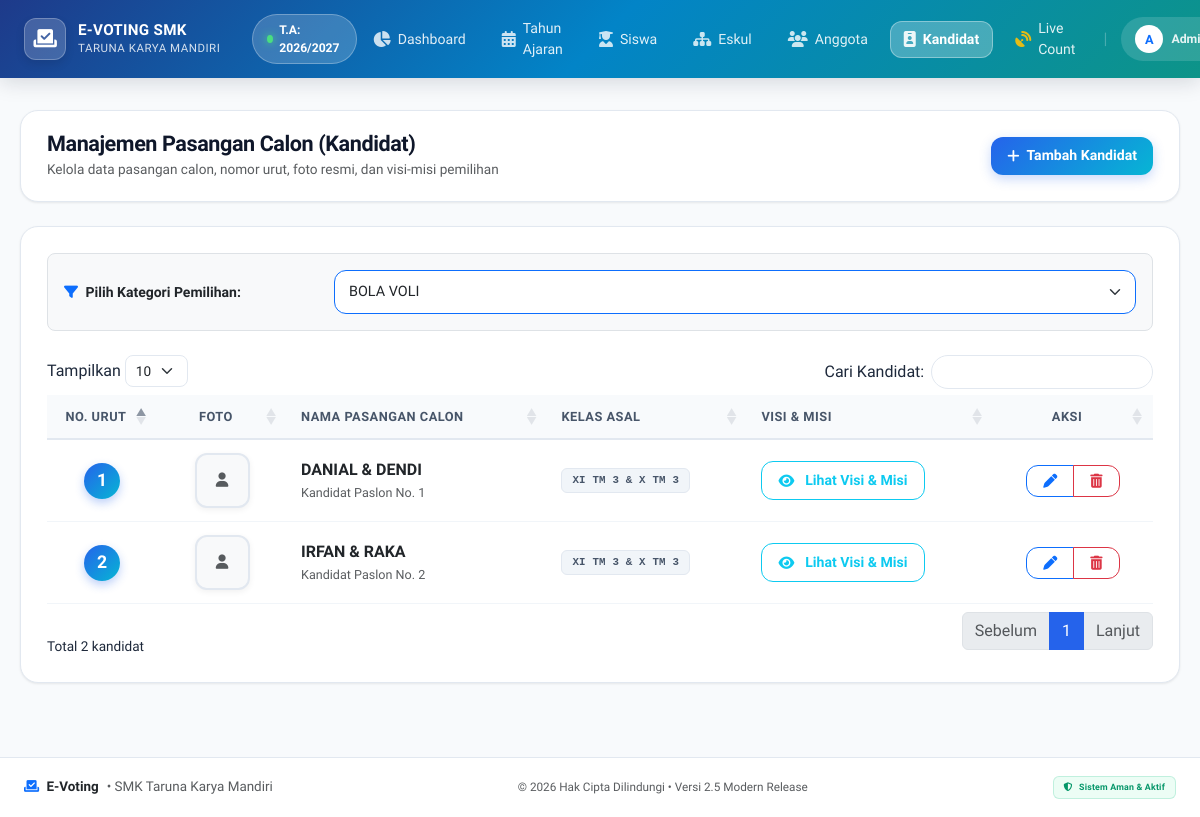
The page /admin/kandidat.php (signed in) on the database its author committed.
### tables this page shows
CREATE TABLE `periode` (
  `id_periode` int(11) NOT NULL AUTO_INCREMENT,
  `nama_periode` varchar(50) NOT NULL,
  `status_aktif` tinyint(1) DEFAULT 1,
  PRIMARY KEY (`id_periode`)
);

CREATE TABLE `kandidat` (
  `id_kandidat` int(11) NOT NULL AUTO_INCREMENT,
  `id_eskul` int(11) DEFAULT NULL,
  `no_urut` int(11) NOT NULL,
  `nama_paslon` varchar(150) NOT NULL,
  `kelas_paslon` varchar(100) NOT NULL,
  `visi_misi` text DEFAULT NULL,
  `foto` varchar(255) DEFAULT NULL,
  `status_aktif` tinyint(1) DEFAULT 1,
  PRIMARY KEY (`id_kandidat`),
  KEY `id_eskul` (`id_eskul`),
  CONSTRAINT `kandidat_ibfk_1` FOREIGN KEY (`id_eskul`) REFERENCES `eskul` (`id_eskul`) ON DELETE CASCADE
);

### admin/kandidat.php (the view, shortened to what this page needs)
<?php
require '../config/koneksi.php';
$stmt_eskul = $pdo->query("SELECT id_eskul, nama_eskul FROM eskul WHERE status_aktif = 1 ORDER BY nama_eskul ASC");
$daftar_eskul = $stmt_eskul->fetchAll();
$id_eskul_pilih = isset($_GET['id_eskul']) ? $_GET['id_eskul'] : (count($daftar_eskul) > 0 ? $daftar_eskul[0]['id_eskul'] : null);
$data_kandidat = [];
if ($id_eskul_pilih) {
    $stmt_kandidat = $pdo->prepare("SELECT * FROM kandidat WHERE id_eskul = ? AND status_aktif = 1 ORDER BY no_urut ASC");
    $stmt_kandidat->execute([$id_eskul_pilih]);
    $data_kandidat = $stmt_kandidat->fetchAll();
}
?>
<!DOCTYPE html>
<html lang="id">
<head>
    <link href="https://cdn.jsdelivr.net/npm/bootstrap@5.3.0/dist/css/bootstrap.min.css" rel="stylesheet">
    <link href="https://cdn.datatables.net/1.13.6/css/dataTables.bootstrap5.min.css" rel="stylesheet">
    <link rel="stylesheet" href="https://cdnjs.cloudflare.com/ajax/libs/font-awesome/6.4.0/css/all.min.css">
    <link rel="stylesheet" href="assets/css/style.css">
</head>
<body>
    <?php include 'sidebar.php'; ?>
    <div class="content">
        <div class="top-header">
            <div>
                <h4>Manajemen Pasangan Calon (Kandidat)</h4>
                <small class="text-muted">Kelola data pasangan calon, nomor urut, foto resmi, dan visi-misi pemilihan</small>
            </div>
            <?php if ($id_eskul_pilih): ?>
                <button class="btn btn-primary" data-bs-toggle="modal" data-bs-target="#modalTambah">
                    <i class="fas fa-plus"></i> Tambah Kandidat
                </button>
            <?php endif; ?>
        </div>
        <?php if (count($daftar_eskul) == 0): ?>
            <div class="alert alert-warning py-3 rounded-3 shadow-sm">
                <i class="fas fa-exclamation-triangle me-2"></i> Belum ada data ekstrakurikuler yang terdaftar. Buat ekstrakurikuler terlebih dahulu di menu <b>Eskul</b>.
            </div>
        <?php else: ?>
            <div class="card-modern">
                <form method="GET" action="" class="mb-4 p-3 bg-light rounded-3 border">
                    <div class="row align-items-center g-2">
                        <div class="col-md-3">
                            <label class="fw-bold text-dark small m-0"><i class="fas fa-filter text-primary me-1"></i> Pilih Kategori Pemilihan:</label>
                        </div>
                        <div class="col-md-9">
                            <select name="id_eskul" class="form-select border-primary" onchange="this.form.submit()">
                                <?php foreach ($daftar_eskul as $e): ?>
                                    <option value="<?= $e['id_eskul']; ?>" <?= ($e['id_eskul'] == $id_eskul_pilih) ? 'selected' : ''; ?>>
                                        <?= htmlspecialchars($e['nama_eskul']); ?>
                                    </option>
                                <?php endforeach; ?>
                            </select>
                        </div>
                    </div>
                </form>
                <div class="table-responsive">
                    <table class="table table-hover align-middle w-100" id="tabelKandidat">
                        <thead>
                            <tr>
                                <th class="text-center" style="width: 70px;">No. Urut</th>
                                <th class="text-center" style="width: 90px;">Foto</th>
                                <th>Nama Pasangan Calon</th>
                                <th style="width: 160px;">Kelas Asal</th>
                                <th>Visi & Misi</th>
                                <th class="text-center" style="width: 120px;">Aksi</th>
                            </tr>
                        </thead>
                        <tbody>
                            <?php if (count($data_kandidat) > 0): ?>
                                <?php foreach ($data_kandidat as $row): ?>
                                    <tr>
                                        <td class="text-center">
                                            <span class="badge-no-urut"><?= $row['no_urut']; ?></span>
                                        </td>
                                        <td class="text-center">
                                            <?php if (!empty($row['foto']) && file_exists('../uploads/' . $row['foto'])): ?>
                                                <img src="../uploads/<?= htmlspecialchars($row['foto']); ?>" alt="Foto" class="foto-kandidat-thumb">
                                            <?php else: ?>
                                                <div class="foto-kandidat-thumb d-inline-flex align-items-center justify-content-center bg-light text-muted">
                                                    <i class="fas fa-user"></i>
                                                </div>
                                            <?php endif; ?>
                                        </td>
                                        <td>
                                            <div class="fw-bold text-dark fs-6"><?= htmlspecialchars($row['nama_paslon']); ?></div>
                                            <small class="text-muted">Kandidat Paslon No. <?= $row['no_urut']; ?></small>
                                        </td>
                                        <td>
                                            <span class="badge badge-soft-secondary font-monospace"><?= htmlspecialchars($row['kelas_paslon']); ?></span>
                                        </td>
                                        <td>
                                            <button type="button" class="btn btn-sm btn-outline-info" data-bs-toggle="modal" data-bs-target="#modalLihatVisi<?= $row['id_kandidat']; ?>">
                                                <i class="fas fa-eye me-1"></i> Lihat Visi & Misi
                                            </button>
                                        </td>
                                        <td class="text-center">
                                            <div class="btn-group btn-group-sm">
                                                <button class="btn btn-outline-primary" data-bs-toggle="modal" data-bs-target="#modalEdit<?= $row['id_kandidat']; ?>" title="Edit">
                                                    <i class="fas fa-pen"></i>
                                                </button>
                                                <button class="btn btn-outline-danger" data-bs-toggle="modal" data-bs-target="#modalHapus<?= $row['id_kandidat']; ?>" title="Hapus">
                                                    <i class="fas fa-trash-alt"></i>
                                                </button>
                                            </div>
                                        </td>
                                    </tr>
                                <?php endforeach; ?>
                            <?php endif; ?>
                        </tbody>
                    </table>
                </div>
            </div>
        <?php endif; ?>
    </div>
    <?php include 'footer.php'; ?>
</body>
</html>

### admin/sidebar.php (shortened to what this page needs)
<?php
$current_page = basename($_SERVER['PHP_SELF']);
$periode_nav_text = "Belum Ada Periode";
if (isset($pdo)) {
    try {
        $stmt_nav_p = $pdo->query("SELECT nama_periode FROM periode WHERE status_aktif = 1 LIMIT 1");
        $row_p = $stmt_nav_p->fetchColumn();
        if ($row_p) {
            $periode_nav_text = $row_p;
        }
    } catch(Exception $e) {
    }
}
?>
<link rel="stylesheet" href="assets/css/style.css">
<nav class="navbar navbar-expand-xl navbar-custom fixed-top">
    <div class="container-fluid px-3 px-lg-4">
        <a class="navbar-brand" href="index.php">
            <div class="brand-icon-box">
                <i class="fas fa-vote-yea"></i>
            </div>
            <div>
                <div class="brand-title">E-VOTING SMK</div>
                <div class="brand-subtitle">TARUNA KARYA MANDIRI</div>
            </div>
        </a>
        <div class="d-none d-md-flex align-items-center ms-3">
            <span class="badge-periode-nav">
                <span class="pulse-dot"></span>
                <span>T.A: <?= htmlspecialchars($periode_nav_text); ?></span>
            </span>
        </div>
        <div class="collapse navbar-collapse justify-content-end" id="navbarNav">
            <ul class="navbar-nav align-items-center my-3 my-xl-0 gap-1">
                <li class="nav-item">
                    <a class="nav-link <?= $current_page == 'index.php' ? 'active' : ''; ?>" href="index.php">
                        <i class="fas fa-chart-pie"></i>
                        <span>Dashboard</span>
                    </a>
                </li>
                <li class="nav-item">
                    <a class="nav-link <?= $current_page == 'periode.php' ? 'active' : ''; ?>" href="periode.php">
                        <i class="fas fa-calendar-alt"></i>
                        <span>Tahun Ajaran</span>
                    </a>
                </li>
                <li class="nav-item">
                    <a class="nav-link <?= $current_page == 'siswa.php' ? 'active' : ''; ?>" href="siswa.php">
                        <i class="fas fa-user-graduate"></i>
                        <span>Siswa</span>
                    </a>
                </li>
                <li class="nav-item">
                    <a class="nav-link <?= $current_page == 'eskul.php' ? 'active' : ''; ?>" href="eskul.php">
                        <i class="fas fa-sitemap"></i>
                        <span>Eskul</span>
                    </a>
                </li>
                <li class="nav-item">
                    <a class="nav-link <?= $current_page == 'anggota_eskul.php' ? 'active' : ''; ?>" href="anggota_eskul.php">
                        <i class="fas fa-users"></i>
                        <span>Anggota</span>
                    </a>
                </li>
                <li class="nav-item">
                    <a class="nav-link <?= $current_page == 'kandidat.php' ? 'active' : ''; ?>" href="kandidat.php">
                        <i class="fas fa-id-badge"></i>
                        <span>Kandidat</span>
                    </a>
                </li>
                <li class="nav-item">
                    <a class="nav-link <?= $current_page == 'live_count.php' ? 'active' : ''; ?>" href="live_count.php">
                        <i class="fas fa-satellite-dish text-warning"></i>
                        <span>Live Count</span>
                    </a>
                </li>
                <li class="nav-item d-none d-xl-block mx-2">
                    <span class="text-white opacity-25">|</span>
                </li>
                <li class="nav-item dropdown">
                    <a class="nav-link dropdown-toggle py-1 px-3 d-flex align-items-center gap-2" href="#" id="navbarDropdown" role="button" data-bs-toggle="dropdown" aria-expanded="false" style="background: rgba(255,255,255,0.14); border-radius: 9999px;">
                        <div class="rounded-circle bg-white text-primary d-flex align-items-center justify-content-center fw-bold" style="width: 28px; height: 28px; font-size: 0.8rem;">
                            <?= strtoupper(substr($_SESSION['nama_lengkap'] ?? 'A', 0, 1)); ?>
                        </div>
                        <span class="small fw-semibold"><?= htmlspecialchars($_SESSION['nama_lengkap'] ?? 'Admin'); ?></span>
                    </a>
                </li>
            </ul>
        </div>
    </div>
</nav>

### admin/kandidat.php (style rules this page uses)
.foto-kandidat-thumb { width: 55px; height: 55px; object-fit: cover; border-radius: 12px; border: 2px solid #e2e8f0; box-shadow: 0 2px 6px rgba(0,0,0,0.06); }
.badge-no-urut { width: 36px; height: 36px; border-radius: 50%; background: linear-gradient(135deg, #2563eb, #06b6d4); color: #ffffff; font-weight: 800; font-size: 1.1rem; display: inline-flex; align-items: center; justify-content: center; box-shadow: 0 4px 10px rgba(37, 99, 235, 0.3); }

### rows shown on the page
periode: nama_periode "2026/2027"
kandidat: no_urut "1", nama_paslon "DANIAL & DENDI", kelas_paslon "XI TM 3 & X TM 3"
kandidat: no_urut "2", nama_paslon "IRFAN & RAKA", kelas_paslon "XI TM 3 & X TM 3"

### other values the page prints
substr($_SESSION['nama_lengkap'] ?? 'A', 0, 1) "A"
form field id_eskul "BOLA VOLI"
